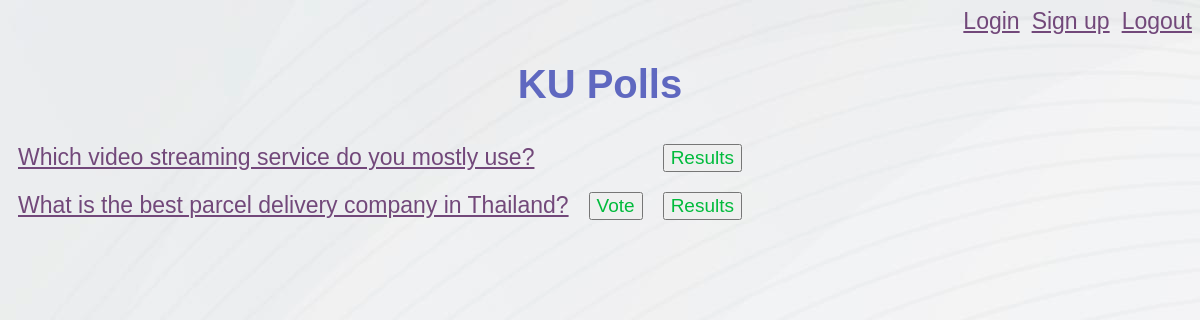
/polls/, run on an earlier commit of the app's database.
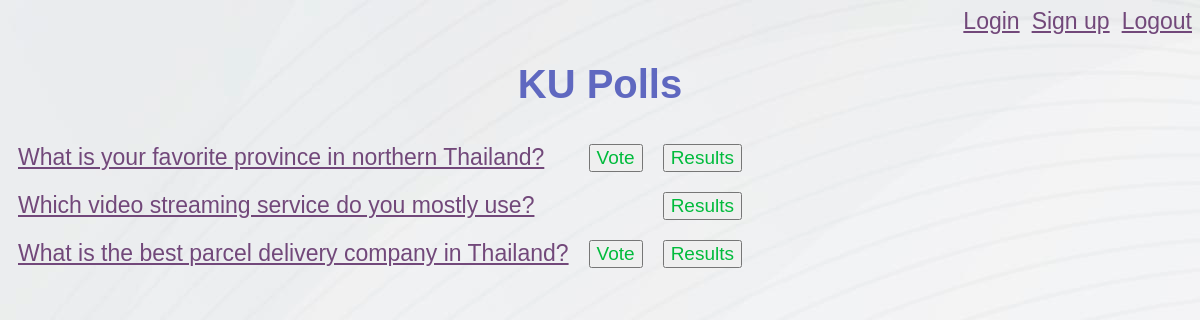
And on a later commit of the database.
### polls/models.py (models this page shows, shortened)
class Question(models.Model):
    question_text = models.CharField(max_length=200)
    pub_date = models.DateTimeField('date published')
    end_date = models.DateTimeField('end date', null=True)
    def is_published(self):
        now = timezone.now()
        return now >= self.pub_date
    def can_vote(self):
        now = timezone.now()
        if self.end_date is None:
            return True
        return self.pub_date <= now <= self.end_date

### polls/views.py (the view)
# urls.py: path('', views.IndexView.as_view(), name='index'),
class IndexView(generic.ListView):
    template_name = 'polls/index.html'
    context_object_name = 'latest_question_list'
    def get_queryset(self):
        return Question.objects.filter(
            pub_date__lte=timezone.now()
        ).order_by('-pub_date')[:5]

### polls/templates/polls/index.html (shortened to what this page needs)
{% load static %}
<link rel="stylesheet" href="{% static 'polls/style.css' %}">
<div style="text-align:right" space="10">
    <a href="{% url 'login' %}" >Login</a> &nbsp;
    <a href="{% url 'signup' %}">Sign up</a> &nbsp;
    <a href="{% url 'logout' %}">Logout</a>
</div>
<legend><h1 style="text-align:center">KU Polls</h1></legend>
<table cellpadding=10>
{% if latest_question_list %}
    <ul>
    {% for question in latest_question_list %}
        {% if question.is_published %}
          {% if question.can_vote %}
        <tr>
            <td><a href="{% url 'polls:detail' question.id %}">{{ question.question_text }}</a></td>
            <td><a href="{% url 'polls:detail' question.id %}"><Button>Vote</button></a></td>
            {% else %}
                <td><a href="{% url 'polls:results' question.id %}">{{ question.question_text }}</a></td>
                <td> </td>
            {% endif %}
        <td><a href="{% url 'polls:results' question.id %}"><Button>Results</button></a></td>
</tr>
        {% endif %}
    {% endfor %}
    </ul>
</table>
{% else %}
    <p>No polls are available.</p>
{% endif %}

### polls/static/polls/style.css (style rules this page uses)
h1 { font-family: Helvetica, Arial, sans-serif; color: #5F68C0; text-align: center; font-size: 40px; }
a { font-family: Helvetica, Arial, sans-serif; font-size: 23px; color: #72487A; }
button { font-family: Helvetica, Arial, sans-serif; font-size: 19px; color: #00BB3C; }
table, th, td { border-collapse: collapse; font-family: Helvetica, Arial, sans-serif; font-size: 20px; color: #776467; }

What changed in the data, as far as the page shows it:
added Question: question_text "What is your favorite province in northern Thailand?"
